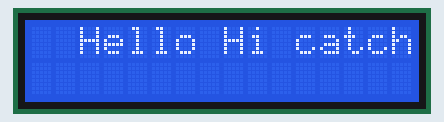
Bench run of a program on a simulated Raspberry Pi Pico running MicroPython. Parts: 16×2 character LCD. Library files of the repository ran but are not shown: i2c_lcd.py.

Above: at 0.1 s.
At 1.1 s:
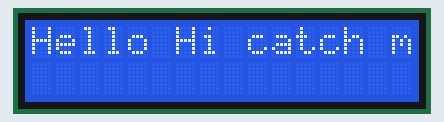
At 2.1 s:
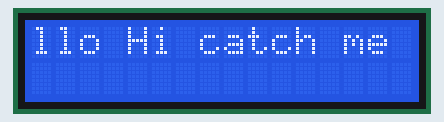
At 4.7 s:
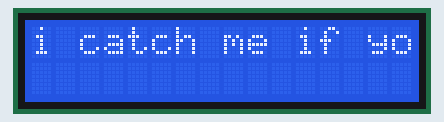
At 7.2 s:
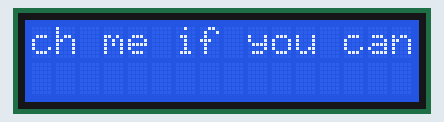
At 9.7 s:
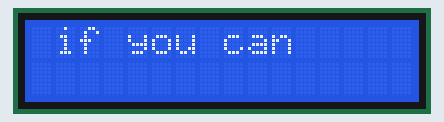

The program:

scrollingtext.py
```python
"""
Scrolling text demo for a 16x2 I2C LCD (PCF8574)

Compatible boards:
- Raspberry Pi Pico
- Raspberry Pi Pico W
- Raspberry Pi Pico 2 W
- Any Pico-reference board

Only modify the I2C CONFIG section if needed.
"""

from machine import I2C, Pin
from time import sleep
from i2c_lcd import I2cLcd

# -------------------------------------------------
# I2C CONFIGURATION
# -------------------------------------------------
I2C_BUS = 1            # 0 or 1
I2C_SDA_PIN = 2        # GPIO number
I2C_SCL_PIN = 3        # GPIO number
I2C_FREQ = 400_000     # 100_000 or 400_000

I2C_ADDR = 0x27        # LCD I2C address
LCD_ROWS = 2
LCD_COLS = 16
# -------------------------------------------------

# Initialize I2C
i2c = I2C(
    I2C_BUS,
    sda=Pin(I2C_SDA_PIN),
    scl=Pin(I2C_SCL_PIN),
    freq=I2C_FREQ
)

# Initialize LCD
lcd = I2cLcd(i2c, I2C_ADDR, LCD_ROWS, LCD_COLS)
lcd.clear()

# Message to scroll
message = "  Hello Hi catch me if you can     "
window_size = LCD_COLS  # Automatically matches LCD width

# Scroll the text
while True:
    for i in range(len(message) - window_size + 1):
        lcd.move_to(0, 0)
        lcd.putstr(message[i:i + window_size])
        sleep(0.5)
```

Measured:
- by itself, everything shown: repeats every 10.1 s, in 20 steps
- what the display in image 0 shows lasts 0.5 s, from 0.0 s to 0.5 s
